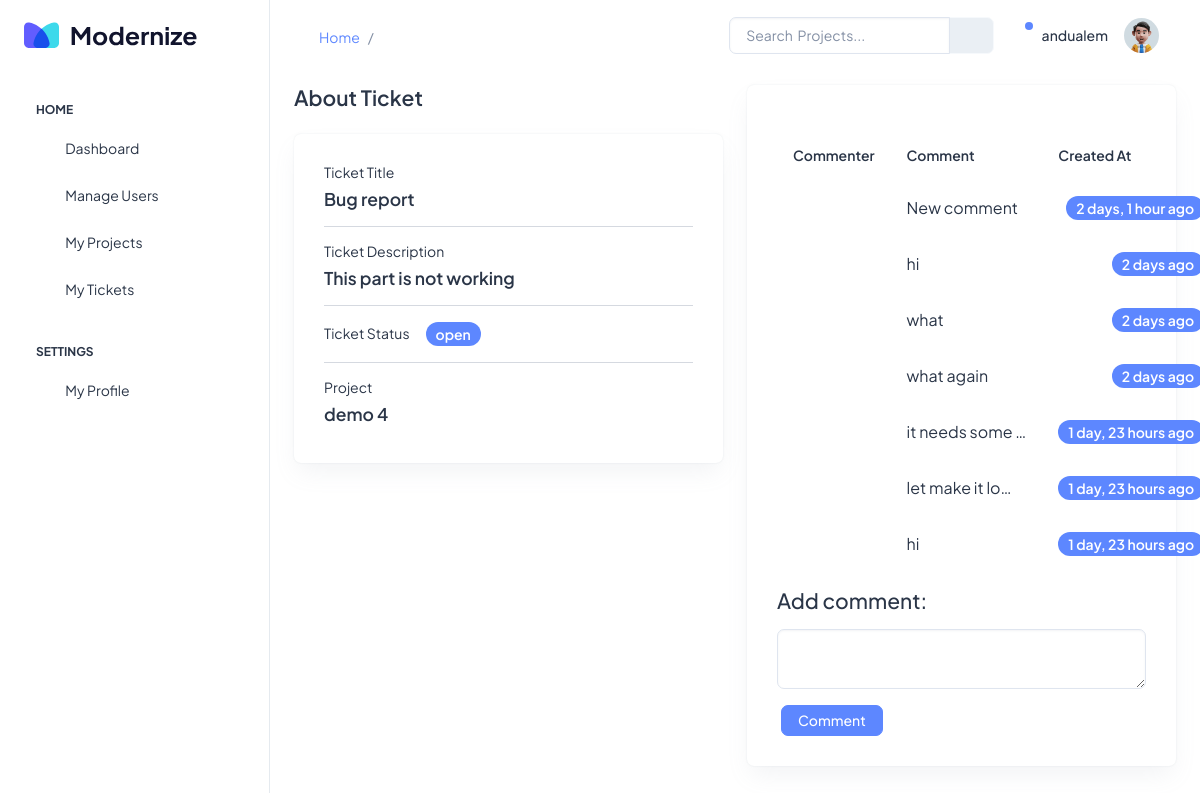
Before: /tickets/5/details with the older database file.
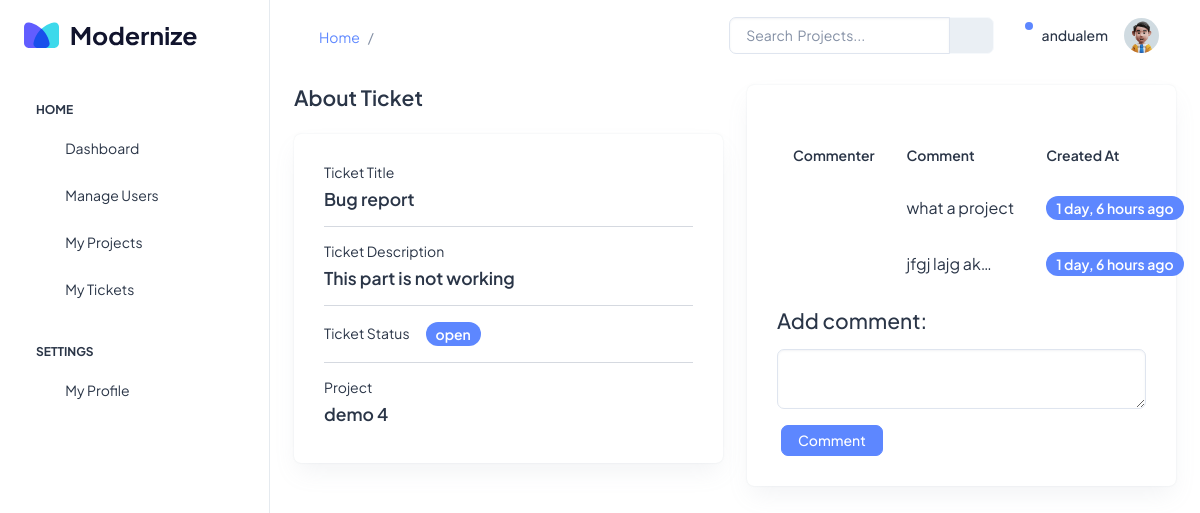
After: the same page with the newer database file.
### tickets/models.py (models this page shows)
class Ticket(models.Model):
    ORDER_STATUS = (
        ("new", "new"),
        ("open", "open"),
        ("inprogress", "inprogress"),
        ("resolved", "resolved"),
        ("additional information required", "additional information required"),
    )
    title = models.CharField(max_length=200)
    description = models.TextField()
    created_at = models.DateTimeField(auto_now_add=True)
    updated_at = models.DateTimeField(auto_now=True)
    status = models.CharField(max_length=40, choices=ORDER_STATUS)
    project = models.ForeignKey(to=Project, on_delete=models.CASCADE)

class Comment(models.Model):
    comment = models.TextField()
    created_at = models.DateTimeField(auto_now_add=True)
    updated_at = models.DateTimeField(auto_now=True)
    ticket = models.ForeignKey(to=Ticket, on_delete=models.CASCADE, blank=True)
    class Meta:
        ordering = ["created_at"]

### projects/models.py (models this page shows, shortened)
class Project(models.Model):
    name = models.CharField(max_length=200, blank=False)
    description = models.TextField()
    email = models.EmailField()

### tickets/views.py (the view, shortened to what this page needs)
class TicketDetailView(View):
    def get(self, request, *args, **kwargs):
        view = TicketDisplay.as_view()
        return view(request, *args, **kwargs)

### tickets/forms.py
class CommentForm(forms.ModelForm):
    class Meta:
        model = Comment
        fields = ["comment"]
    def __init__(self, *args, **kwargs):
        self.request = kwargs.pop("request", None)
        super(CommentForm, self).__init__(*args, **kwargs)
        for visible in self.visible_fields():
            visible.field.widget.attrs["class"] = "form-control"
            visible.field.widget.attrs["rows"] = "0"

### tickets/views.py (called while the page is built)
    def get_context_data(self, **kwargs):
        context = super().get_context_data(**kwargs)
        context["form"] = CommentForm()
        return context

### tickets/templates/tickets/detail_ticket.html (shortened to what this page needs)
{% extends 'base.html' %}
{% load static %} {% block content %}
<div class="row">
    <div class="col-12">
        <div class="row">
            <div class="col-md-6">
                <h4 class="fw-semibold mb-4">About Ticket</h4>
                <div class="card">
                    <div class="card-body">
                        <h6 class="fw-normal mb-2">Ticket Title</h6>
                        <h5 class="fw-semibold">{{ticket.title}}</h5>
                        <hr />
                        <h6 class="fw-normal mb-2">Ticket Description</h6>
                        <h5 class="fw-semibold">{{ticket.description}}</h5>
                        <hr />
                        <div class="d-flex align-items-center">
                            <h6 class="fw-normal me-3 mb-0">Ticket Status</h6>
                            <span class="badge bg-primary rounded-3 fw-semibold"
                                >{{ticket.status}}</span
                            >
                        </div>
                        <hr />
                        <h6 class="fw-normal mb-2">Project</h6>
                        <h5 class="fw-semibold">{{ticket.project.name}}</h5>
                    </div>
                </div>
            </div>
            <div class="col-md-6">
                <div class="card">
                    <div class="card-body">
                        <div class="my-3">
                            <table class="table text-nowrap mb-0 align-middle">
                                <thead class="text-dark fs-4">
                                    <tr>
                                        <th class="border-bottom-0">
                                            <h6 class="fw-semibold mb-0">
                                                Commenter
                                            </h6>
                                        </th>
                                        <th class="border-bottom-0">
                                            <h6 class="fw-semibold mb-0">
                                                Comment
                                            </h6>
                                        </th>
                                        <th class="border-bottom-0">
                                            <h6 class="fw-semibold mb-0">
                                                Created At
                                            </h6>
                                        </th>
                                    </tr>
                                </thead>
                                <tbody>
                                    {% for comment in ticket.comment_set.all %}
                                    <tr>
                                        <td class="border-bottom-0">
                                        </td>
                                        <td class="border-bottom-0">
                                            <p class="mb-0 fw-normal">
                                                <a
                                                    href=""
                                                    class="text-dark"
                                                    data-bs-toggle="modal"
                                                    data-bs-target="#{{comment.id}}"
                                                >
                                                    {{ comment.comment|truncatechars:15}}
                                                </a>
                                            </p>
                                        </td>
                                        <td class="border-bottom-0">
                                            <div
                                                class="d-flex align-items-end justify-content-end gap-2"
                                            >
                                                <span
                                                    class="badge bg-primary rounded-3 fw-semibold"
                                                >
                                                    {{ comment.created_at|timesince }} ago
                                                </span>
                                            </div>
                                        </td>
                                    </tr>
                                    {% endfor %}
                                </tbody>
                            </table>
                        </div>
                        <h4 class="mb-3">Add comment:</h4>
                        <div class="">
                            <form class="" action="" method="POST">
                                {% csrf_token %} {% for field in form %}
                                <div
                                    class="form-group mb-3 {% if field.errors %} errors {% endif %}"
                                >
                                    {{ field }} {{ field.errors }}
                                </div>
                                {% endfor %}
                                <button
                                    type="submit"
                                    class="btn btn-primary mx-1 py-1"
                                >
                                    Comment
                                </button>
                            </form>
                        </div>
                    </div>
                </div>
            </div>
        </div>
    </div>
</div>
{% endblock content %}

### templates/base.html (shortened to what this page needs)
{% load static %}
<html lang="en">
    <head>
        <link rel="stylesheet" href={% static "/css/styles.min.css" %} />
    </head>
    <body>
        <div
            class="page-wrapper"
            id="main-wrapper"
            data-layout="vertical"
            data-navbarbg="skin6"
            data-sidebartype="full"
            data-sidebar-position="fixed"
            data-header-position="fixed"
        >
            {% include "partials/_sidebar.html" %}
            <div class="body-wrapper">
                <header class="app-header">
                    <nav class="navbar navbar-expand-lg navbar-light">
                        <nav aria-label="breadcrumb">
                            <ol
                                class="px-0 pt-1 pb-0 mb-0 bg-transparent breadcrumb me-sm-6 text-white"
                            >
                                <li class="text-sm breadcrumb-item">
                                    <a class="opacity-8" href="#">Home</a>
                                </li>
                                <li
                                    class="text-sm breadcrumb-item active"
                                    aria-current="page"
                                >
                                </li>
                            </ol>
                        </nav>
                        <div
                            class="navbar-collapse justify-content-end px-0"
                            id="navbarNav"
                        >
                            <ul
                                class="navbar-nav flex-row ms-auto align-items-center justify-content-end"
                            >
                                <li>
                                    <div class="input-group me-3">
                                        <input
                                            style="height: 37px"
                                            type="search"
                                            class="form-control align-self-center"
                                            placeholder="Search  Projects..."
                                            aria-label="Search"
                                        />
                                        <span
                                            class="input-group-text text-muted"
                                        >
                                            <span
                                                class="tt"
                                                data-bs-placement="bottom"
                                                title="Search"
                                            >
                                                <i class="ti ti-search"></i>
                                            </span>
                                        </span>
                                    </div>
                                </li>
                                <li class="nav-item dropdown">
                                    <a
                                        class="nav-link nav-icon-hover"
                                        href="javascript:void(0)"
                                        id="drop2"
                                        data-bs-toggle="dropdown"
                                        aria-expanded="false"
                                    >
                                        <i class="ti ti-bell-ringing"></i>
                                        <div
                                            class="notification bg-primary rounded-circle"
                                        ></div>
                                    </a>
                                </li>
                                <h6 class="pt-2">andualem</h6>
                                <li class="nav-item dropdown">
                                    <a
                                        class="nav-link nav-icon-hover"
                                        href="javascript:void(0)"
                                        id="drop2"
                                        data-bs-toggle="dropdown"
                                        aria-expanded="false"
                                    >
                                        <img
                                            src={% static "/images/profile/user-1.jpg" %}
                                            alt=""
                                            width="35"
                                            height="35"
                                            class="rounded-circle"
                                        />
                                    </a>
                                </li>
                            </ul>
                        </div>
                    </nav>
                </header>
                <div class="container-fluid">
                    {% block content %}
                    {% endblock content %}
                </div>
            </div>
            </div>
    </body>
</html>

### templates/partials/_sidebar.html (shortened to what this page needs)
{% load static %}
<aside class="left-sidebar">
    <div>
        <div
            class="brand-logo d-flex align-items-center justify-content-between"
        >
            <a href="./index.html" class="text-nowrap logo-img">
                <img src={% static "images/logos/dark-logo.svg" %} width="180"
                alt="" />
            </a>
        </div>
        <nav class="sidebar-nav scroll-sidebar" data-simplebar="">
            <ul id="sidebarnav" class="">
                <li class="nav-small-cap">
                    <span class="hide-menu">Home</span>
                </li>
                <li class="sidebar-item">
                    <a
                        class="sidebar-link"
                        href="{% url 'dashboard' %}"
                        aria-expanded="false"
                    >
                        <span>
                            <i class="ti ti-layout-dashboard"></i>
                        </span>
                        <span class="hide-menu">Dashboard</span>
                    </a>
                </li>
                <li class="sidebar-item">
                    <a
                        class="sidebar-link"
                        href="./index.html"
                        aria-expanded="false"
                    >
                        <span>
                            <i class="ti ti-users"></i>
                        </span>
                        <span class="hide-menu">Manage Users</span>
                    </a>
                </li>
                <li class="sidebar-item">
                    <a
                        class="sidebar-link"
                        href="{% url 'projects' %}"
                        aria-expanded="false"
                    >
                        <span>
                            <i class="ti ti-layout-kanban"></i>
                        </span>
                        <span class="hide-menu">My Projects</span>
                    </a>
                </li>
                <li class="sidebar-item">
                    <a
                        class="sidebar-link"
                        href="{% url 'tickets' %}"
                        aria-expanded="false"
                    >
                        <span>
                            <i class="ti ti-ticket"></i>
                        </span>
                        <span class="hide-menu">My Tickets</span>
                    </a>
                </li>
                <li class="nav-small-cap">
                    <span class="hide-menu">Settings</span>
                </li>
                <li class="sidebar-item">
                    <a
                        class="sidebar-link"
                        href="./index.html"
                        aria-expanded="false"
                    >
                        <span>
                            <i class="ti ti-user-circle"></i>
                        </span>
                        <span class="hide-menu">My Profile</span>
                    </a>
                </li>
            </ul>
        </nav>
    </div>
</aside>

Changed rows visible on the page:
removed Comment: comment "New comment", created_at "2 days, 1 hour"
removed Comment: comment "hi", created_at "2 days"
removed Comment: comment "what", created_at "2 days"
removed Comment: comment "what again", created_at "2 days"
removed Comment: comment "it needs some …", created_at "1 day, 23 hours"
removed Comment: comment "let make it lo…", created_at "1 day, 23 hours"
removed Comment: comment "hi", created_at "1 day, 23 hours"
added Comment: comment "what a project", created_at "1 day, 6 hours"
added Comment: comment "jfgj lajg ak…", created_at "1 day, 6 hours"
